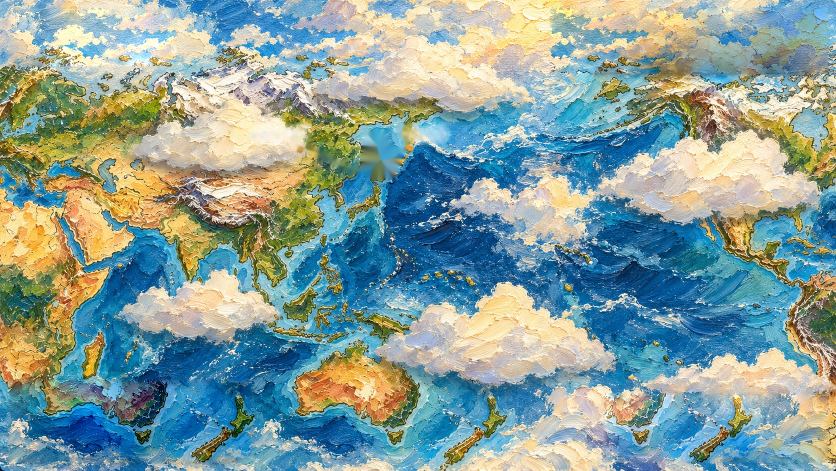
#> input picture assets/oil/oil_map_clean.webp, 1672 x 941 px (shown at 1/2 size)
$ python prepare_oil_night.py
#> lines starting #> are read from the running program, lines starting #| are printed output that depends on the picture
#> in main, day is the input picture: PIL image 1672x941 RGB; mean R, G, B 134.7, 158.5, 154.2
#!/usr/bin/env python3
"""Independent moonlit oil atlas: city lights and six painted night clouds."""
from pathlib import Path
import random
from PIL import Image, ImageDraw, ImageEnhance, ImageFilter, ImageOps

OIL=Path(__file__).resolve().parents[1]/'assets/oil'
CITIES=[
 (135,170,22,12,160),(195,178,20,13,145),(265,163,19,10,130),
 (325,175,16,12,110),(310,380,17,12,95),
 (425,365,22,16,170),(450,445,26,24,180),
 (515,340,23,16,190),(575,288,32,18,325),
 (635,306,25,17,230),(675,320,22,13,205),
 (740,327,18,12,200),(706,357,13,10,135),
 (584,421,15,15,135),(634,420,12,16,105),
 (600,496,17,14,125),(649,539,15,16,120),
 (726,514,12,12,125),(690,586,27,12,165),
 (410,522,11,13,65),(820,732,16,12,94),
 (924,781,21,12,118),(967,766,16,12,150),
 (1014,715,13,9,70),(1110,843,9,7,70),
 (1460,235,25,13,200),(1530,320,28,15,205),
 (1580,392,20,18,145),(1502,520,18,12,115),(1620,626,12,9,80),
]
def moonlight(image):
    r,g,b=image.convert('RGB').split()
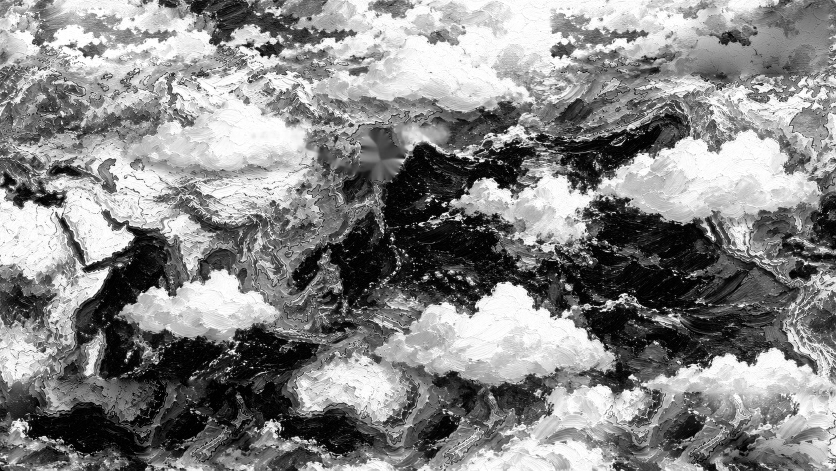
#> r: PIL image 1672x941 L (shown at 1/2 size); min 0, max 255, mean 134.7
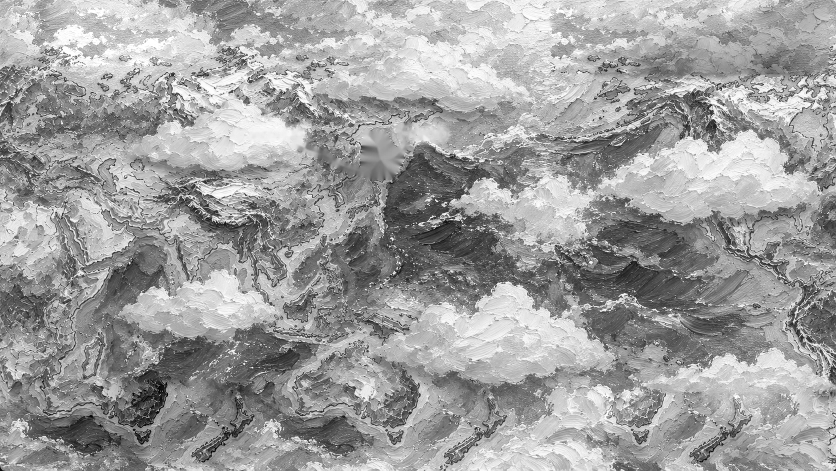
#> g: PIL image 1672x941 L (shown at 1/2 size); min 0, max 255, mean 158.5
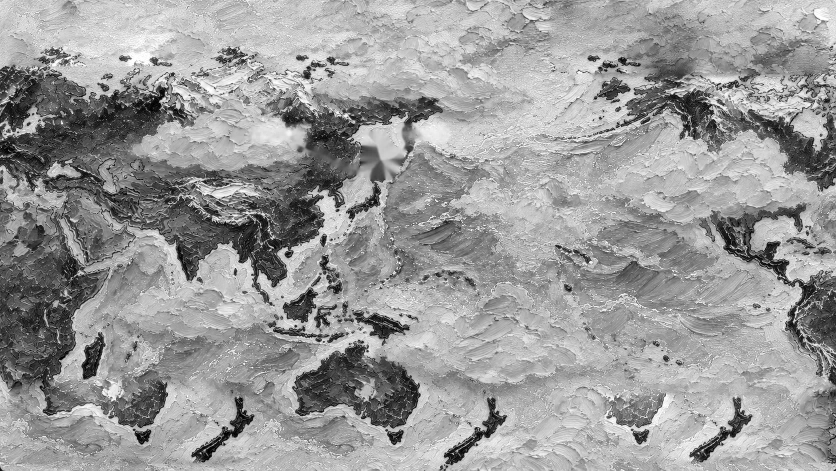
#> b: PIL image 1672x941 L (shown at 1/2 size); min 0, max 255, mean 154.2
    a=r.point([min(255,int(i*.32+2)) for i in range(256)])
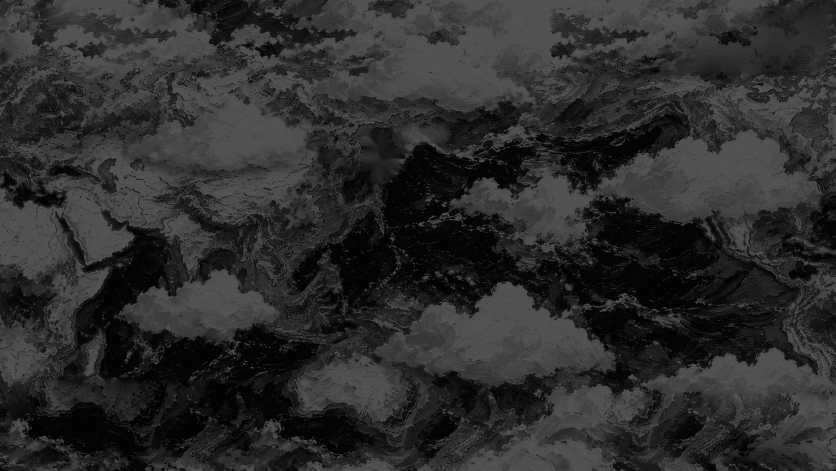
#> a: PIL image 1672x941 L (shown at 1/2 size); min 2, max 83, mean 44.6
    c=g.point([min(255,int(i*.40+9)) for i in range(256)])
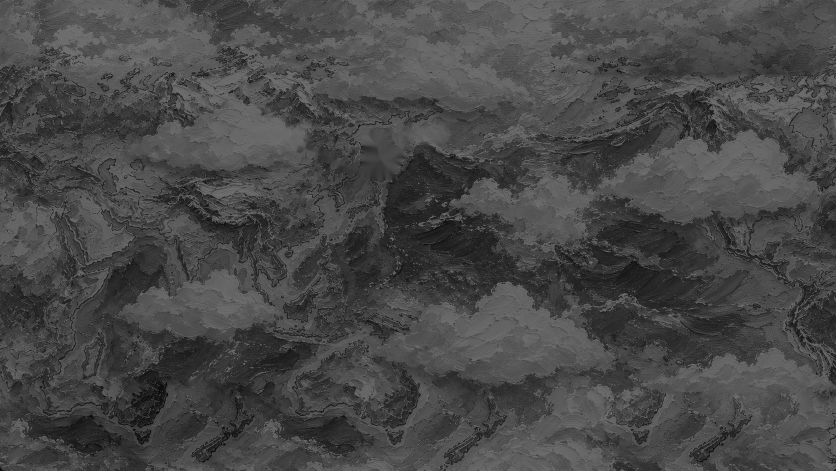
#> c: PIL image 1672x941 L (shown at 1/2 size); min 9, max 111, mean 72
    d=b.point([min(255,int(i*.62+23)) for i in range(256)])
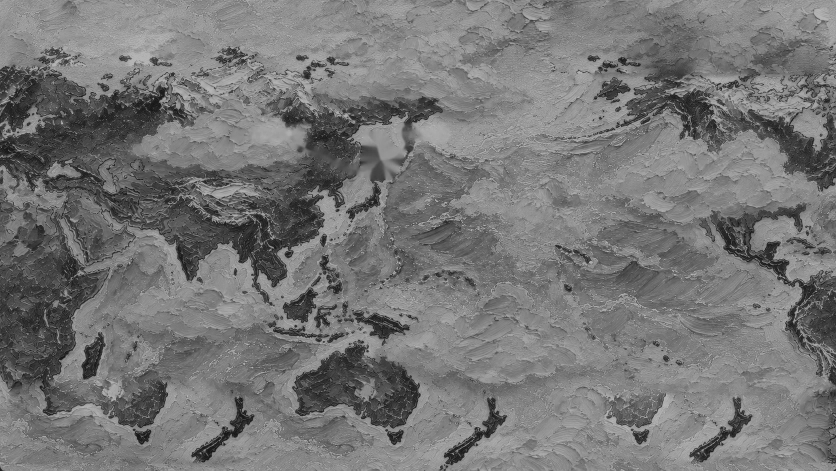
#> d: PIL image 1672x941 L (shown at 1/2 size); min 23, max 181, mean 118.1
    return ImageEnhance.Color(ImageEnhance.Contrast(
        Image.merge('RGB',(a,c,d))).enhance(1.15)).enhance(.84)

def urban_lights(base):
    w,h=base.size
#> w = 1672; h = 941
    sx,sy=w/1672.,h/941.
#> sx = 1; sy = 1
    stars=Image.new('RGBA',(w,h),(0,0,0,0))
#> stars: PIL image 1672x941 RGBA; every value is 0
    glow=Image.new('RGBA',(w,h),(0,0,0,0))
    brush=ImageDraw.Draw(stars,'RGBA')
    haze=ImageDraw.Draw(glow,'RGBA')
    rng=random.Random(418104)
    for cx,cy,rx,ry,count in CITIES:
        cx,cy,rx,ry=cx*sx,cy*sy,rx*sx,ry*sy
        haze.ellipse((cx-rx*2,cy-ry*2,cx+rx*2,cy+ry*2),
                     fill=(236,155,44,13))
        for _ in range(count):
            x,y=cx+rng.gauss(0,rx*.62),cy+rng.gauss(0,ry*.62)
            if not (1<x<w-2 and 1<y<h-2):continue
            rad=rng.choice([.55,.8,.85,1.,1.15,1.8])*max(.8,sx)
            color=rng.choice([(255,181,72,238),(255,211,117,205),
                              (255,236,162,242),(241,151,52,198)])
            brush.ellipse((x-rad,y-rad,x+rad,y+rad),fill=color)
            if rng.random()<.23:
                brush.line((x-rad,y,x+rad*2,y-.5),
                  fill=(245,168,61,rng.randrange(70,140)),width=1)
#> this loop made 30 passes
#> (cx, cy, rx, ry) on passes 1 to 12: (135, 170, 22, 12), (195, 178, 20, 13), (265, 163, 19, 10), (325, 175, 16, 12), (310, 380, 17, 12), (425, 365, 22, 16), (450, 445, 26, 24), (515, 340, 23, 16), (575, 288, 32, 18), (635, 306, 25, 17), (675, 320, 22, 13), (740, 327, 18, 12)
    painted=Image.alpha_composite(base.convert('RGBA'),
         glow.filter(ImageFilter.GaussianBlur(22)))
    painted=Image.alpha_composite(painted,
         stars.filter(ImageFilter.GaussianBlur(6)))
    return Image.alpha_composite(painted,stars).convert('RGB')
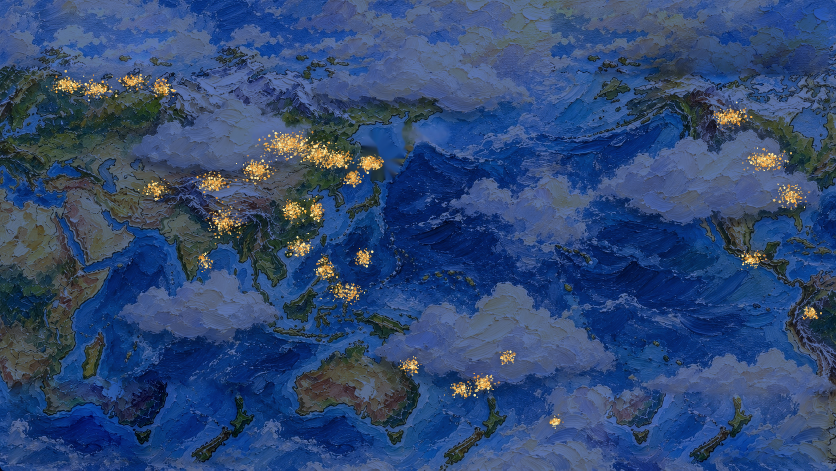
#> returned value: PIL image 1672x941 RGB (shown at 1/2 size); mean R, G, B 48, 72.4, 114.8

def colorize_oil(image,mid_color,shadow,highlight):
    rgba=image.convert('RGBA')
    lum=ImageEnhance.Contrast(ImageOps.grayscale(rgba)).enhance(1.13)
    painted=ImageOps.colorize(lum,black=shadow,
                  mid=mid_color,white=highlight,midpoint=120)
    painted.putalpha(rgba.getchannel('A'))
    return painted

def main():
    day=Image.open(OIL/'oil_map_clean.webp').convert('RGB')
    night=urban_lights(moonlight(day))
    night.save(OIL/'oil_map_night.webp','WEBP',quality=94,method=5)
    assert night.size==day.size
    for name in ['cloud_beijing_clean','cloud_north','cloud_east',
                 'cloud_southwest','cloud_equator','cloud_southeast_clean']:
        cloud=colorize_oil(
#> (the run stopped early here; a loop or call above may not have finished)
